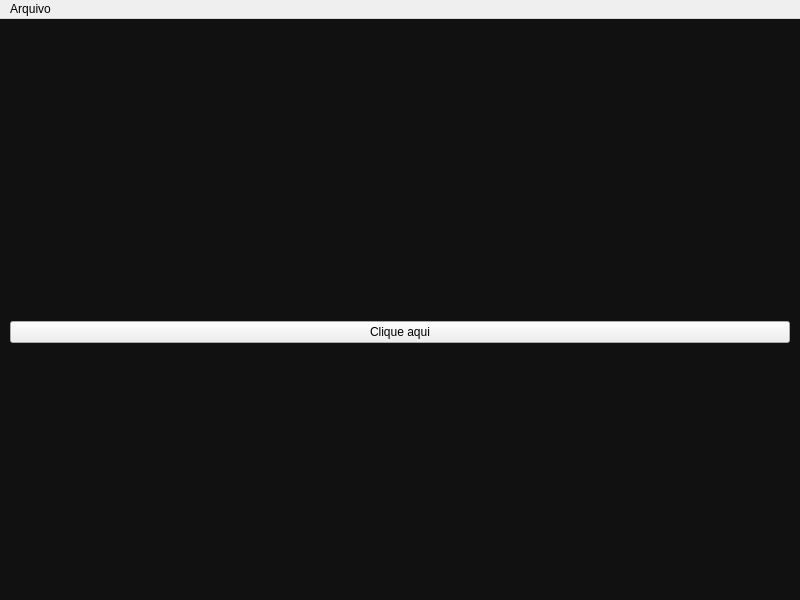
<?xml version="1.0" encoding="UTF-8"?>
<ui version="4.0">
 <class>Programa</class>
 <widget class="QMainWindow" name="Programa">
  <property name="geometry">
   <rect>
    <x>0</x>
    <y>0</y>
    <width>800</width>
    <height>600</height>
   </rect>
  </property>
  <property name="windowTitle">
   <string>Programa</string>
  </property>
  <property name="windowIcon">
   <iconset resource="resources/resources.qrc">
    <normaloff>:/images/icons/logo-naxistudio.svg</normaloff>:/images/icons/logo-naxistudio.svg</iconset>
  </property>
  <property name="styleSheet">
   <string notr="true">#centralwidget{
	background-color: #111111;
}</string>
  </property>
  <widget class="QWidget" name="centralwidget">
   <layout class="QVBoxLayout" name="verticalLayout">
    <property name="spacing">
     <number>30</number>
    </property>
    <property name="leftMargin">
     <number>10</number>
    </property>
    <property name="topMargin">
     <number>10</number>
    </property>
    <property name="rightMargin">
     <number>10</number>
    </property>
    <property name="bottomMargin">
     <number>10</number>
    </property>
    <item>
     <spacer name="verticalSpacer_2">
      <property name="orientation">
       <enum>Qt::Orientation::Vertical</enum>
      </property>
      <property name="sizeHint" stdset="0">
       <size>
        <width>20</width>
        <height>40</height>
       </size>
      </property>
     </spacer>
    </item>
    <item alignment="Qt::AlignmentFlag::AlignHCenter">
     <widget class="QLabel" name="label">
      <property name="sizePolicy">
       <sizepolicy hsizetype="Fixed" vsizetype="Fixed">
        <horstretch>0</horstretch>
        <verstretch>0</verstretch>
       </sizepolicy>
      </property>
      <property name="maximumSize">
       <size>
        <width>400</width>
        <height>95</height>
       </size>
      </property>
      <property name="text">
       <string/>
      </property>
      <property name="pixmap">
       <pixmap resource="resources/resources.qrc">:/images/icons/logo-flow.svg</pixmap>
      </property>
      <property name="scaledContents">
       <bool>true</bool>
      </property>
     </widget>
    </item>
    <item>
     <widget class="QPushButton" name="pushButton">
      <property name="text">
       <string>Clique aqui</string>
      </property>
     </widget>
    </item>
    <item>
     <spacer name="verticalSpacer">
      <property name="orientation">
       <enum>Qt::Orientation::Vertical</enum>
      </property>
      <property name="sizeHint" stdset="0">
       <size>
        <width>20</width>
        <height>40</height>
       </size>
      </property>
     </spacer>
    </item>
   </layout>
  </widget>
  <widget class="QMenuBar" name="menubar">
   <property name="geometry">
    <rect>
     <x>0</x>
     <y>0</y>
     <width>800</width>
     <height>25</height>
    </rect>
   </property>
   <widget class="QMenu" name="menuArquivo">
    <property name="title">
     <string>Arquivo</string>
    </property>
    <addaction name="actionAbrir"/>
    <addaction name="actionSalvar"/>
   </widget>
   <addaction name="menuArquivo"/>
  </widget>
  <action name="actionAbrir">
   <property name="text">
    <string>Abrir</string>
   </property>
  </action>
  <action name="actionSalvar">
   <property name="text">
    <string>Salvar</string>
   </property>
  </action>
 </widget>
 <resources>
  <include location="resources/resources.qrc"/>
 </resources>
 <connections/>
</ui>
